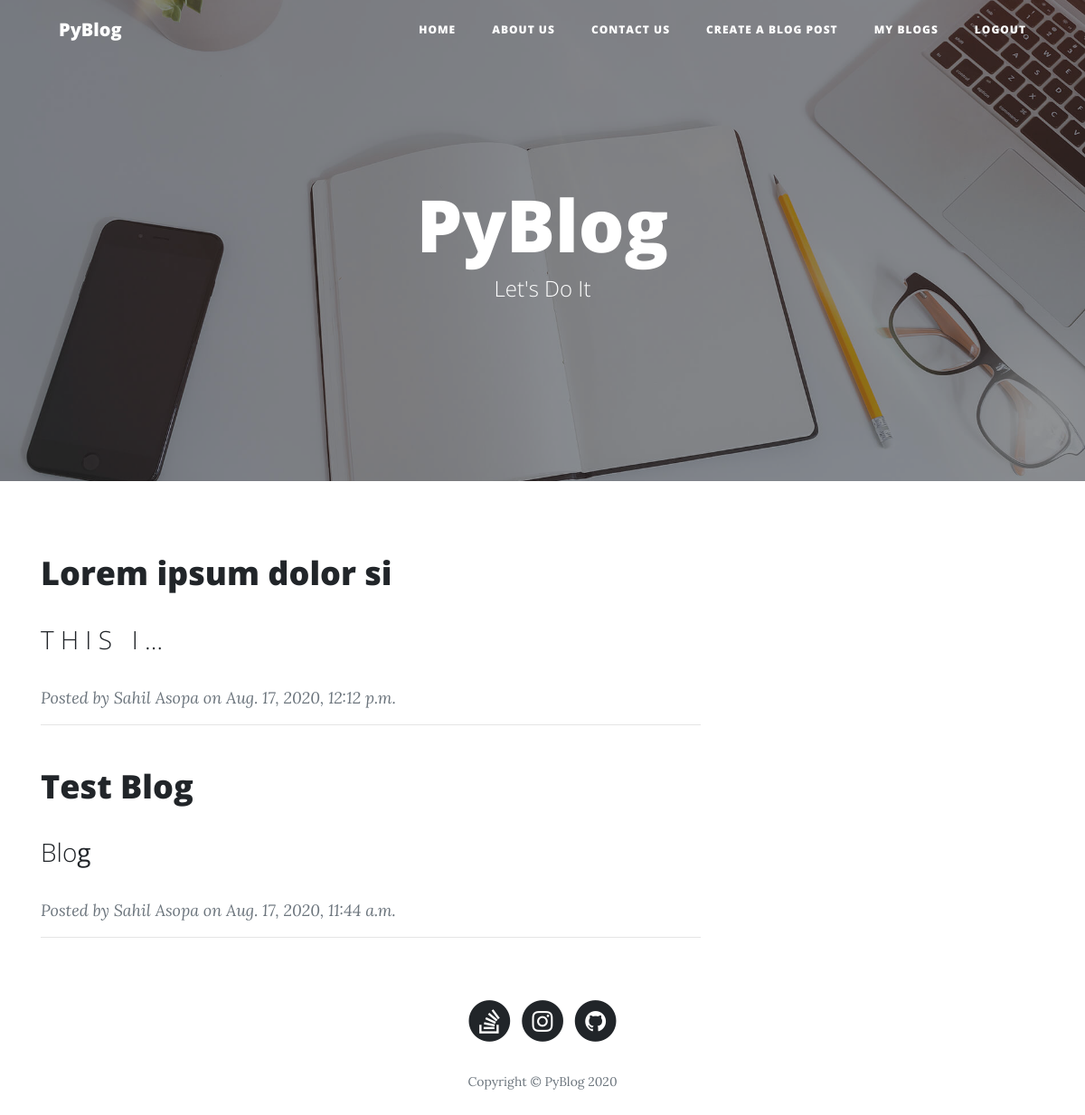
Page / (signed in) on the earlier database version.
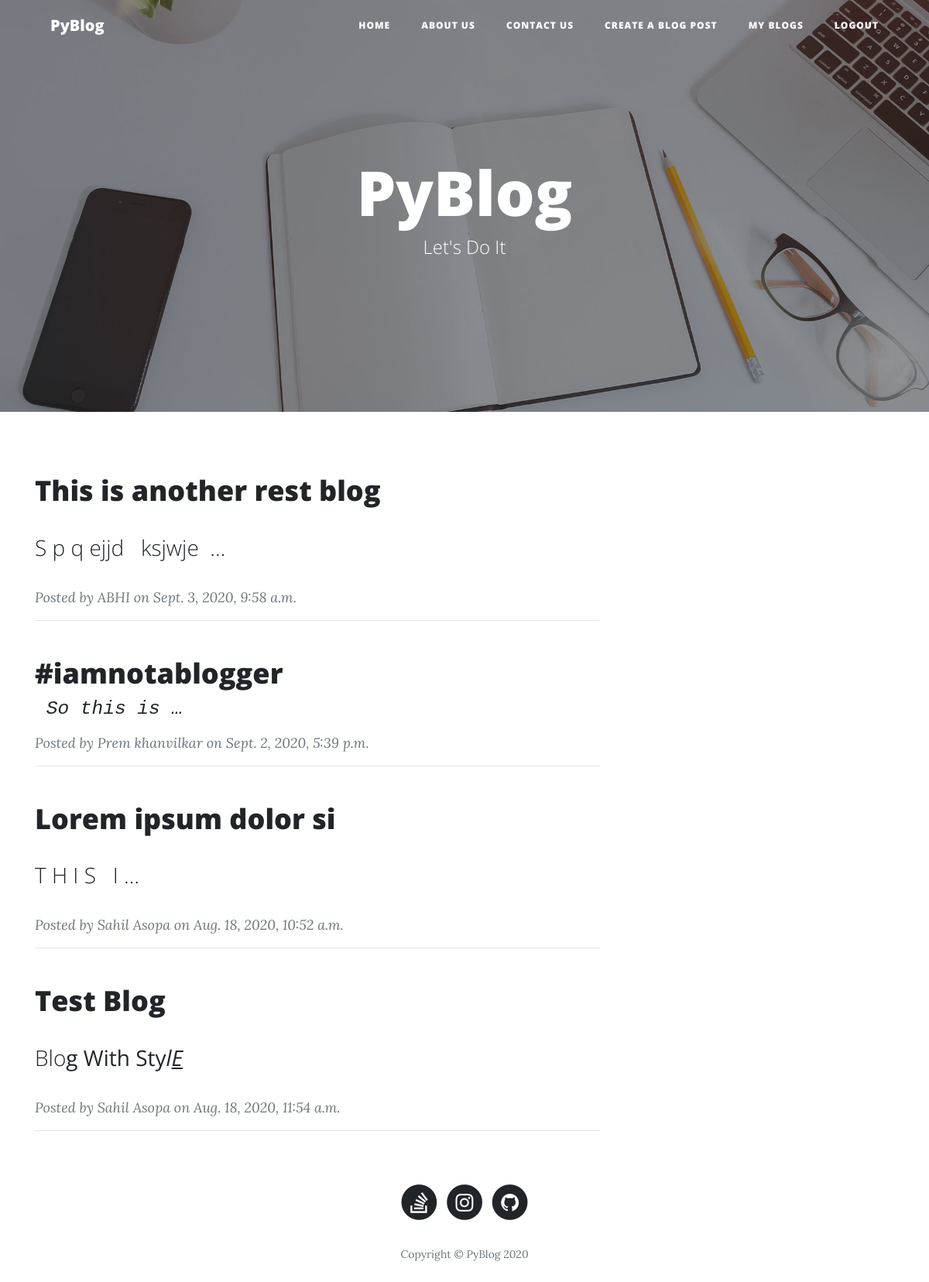
Same page on the later database version.
### Blogsite/models.py (models this page shows, shortened)
class Blog(models.Model):
    user = models.ForeignKey(BlogUser, on_delete=models.CASCADE)
    heading = models.CharField(max_length=100)
    blog = RichTextField()
    image = models.ImageField(blank=True, null=True, upload_to='media')
    uploaded_on = models.DateTimeField(auto_now=True)
    views = models.ManyToManyField(BlogUser, blank=True, related_name='Views')
    likes = models.ManyToManyField(BlogUser, blank=True, related_name='Likes')
    comments = models.CharField(blank=True, max_length=120)
    def get_absolute_url(self):
        return f"/post/{self.id}/"

class BlogUser(models.Model):
    user = models.OneToOneField(User, on_delete=models.CASCADE)
    full_name = models.CharField(max_length=52)
    username = models.CharField(unique=True, max_length=15)
    email = models.EmailField(blank=True, unique=True)
    def __str__(self):
        return self.full_name

### Blogsite/views.py (the view)
# urls.py: path('', views.home, name='home'),
@login_required(login_url='/login')
def home(request):
    user = BlogUser.objects.all()
    blog = Blog.objects.all().order_by('-id')[:1000]
    context = {
        'user': user,
        'blog': blog,
    }
    return render(request, 'index.html', context)

### templates/index.html (shortened to what the changed rows need)
{% load static %}
<html>
<head>
    <link rel="stylesheet" href="{% static 'assets/bootstrap/css/bootstrap.min.css' %}">
    <link rel="stylesheet" href="{% static 'assets/fonts/font-awesome.min.css' %}">
</head>
<body>
<div class="alternative-body" style="width: 100%;">
    <header class="masthead" style='background-image:url("{% static 'assets/img/home-bg.jpg' %}");'>
        <div class="container">
            <div class="row">
                <div class="col-md-10 col-lg-8 mx-auto">
                    <div class="site-heading">
                        <h1>PyBlog</h1><span class="subheading">Let's Do It</span></div>
                </div>
            </div>
        </div>
    </header>
    <div class="container">
        {% if blog %}
            {% for blog in blog %}
                <div class="row">
                    <div class="col-md-10 col-lg-8">
                        <div class="post-preview">
                            <a href="{{ blog.get_absolute_url }}">
                                <h2 class="post-title">{{ blog.heading|safe }}</h2>
                                <h3 class="post-subtitle">{{ blog.blog|truncatewords:5|safe }}</h3>
                            </a>
                            <a href="{% url 'profile' blog.user.id %}" class="post-meta">Posted by&nbsp;{{ blog.user }}
                                on {{ blog.uploaded_on }}
                            </a>
                        </div>
                        <hr>
                    </div>
                </div>
            {% endfor %}
        {% else %}
            <h3> Oops We Currently Have No Blogs! <a href="/new/post"> Click Here To Create One</a></h3>
        {% endif %}
    </div>
</div>
</body>
</html>

Differences in the rows shown:
added Blog: heading "This is another rest blog", blog "S p q ejjd ksjwje …", user "ABHI", uploaded_on "Sept. 3, 2020, 9:58 a.m."
added Blog: heading "#iamnotablogger", blog "So this is …", user "Prem khanvilkar", uploaded_on "Sept. 2, 2020, 5:39 p.m."
changed Blog "Lorem ipsum dolor si": uploaded_on "Aug. 17, 2020, 12:12 p.m." → "Aug. 18, 2020, 10:52 a.m."
changed Blog "Test Blog": blog "Blo g" → "Blo g With Sty l E"; uploaded_on "Aug. 17, 2020, 11:44 a.m." → "Aug. 18, 2020, 11:54 a.m."
